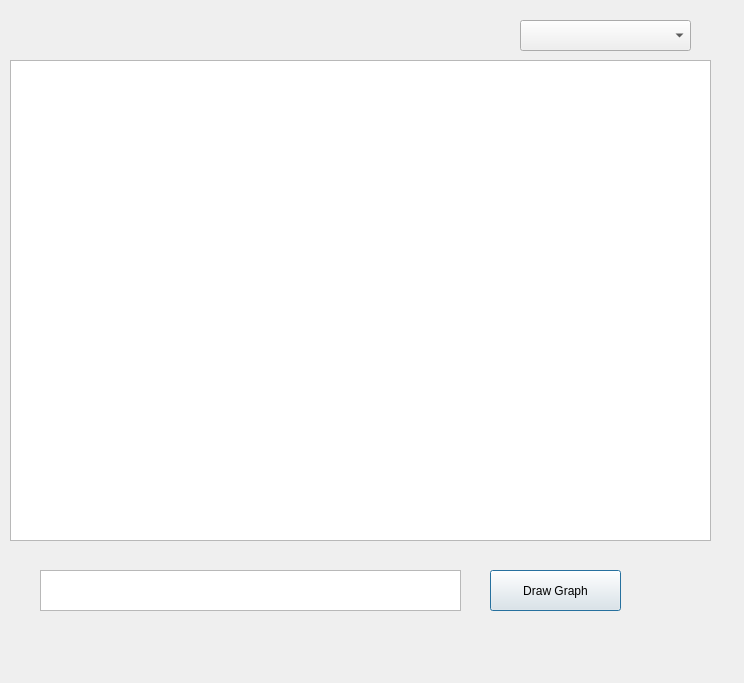
<?xml version="1.0" encoding="UTF-8"?>
<ui version="4.0">
 <class>Dialog</class>
 <widget class="QDialog" name="Dialog">
  <property name="geometry">
   <rect>
    <x>0</x>
    <y>0</y>
    <width>744</width>
    <height>683</height>
   </rect>
  </property>
  <property name="windowTitle">
   <string>Dialog</string>
  </property>
  <widget class="QComboBox" name="list_box">
   <property name="geometry">
    <rect>
     <x>520</x>
     <y>20</y>
     <width>171</width>
     <height>31</height>
    </rect>
   </property>
  </widget>
  <widget class="QTextEdit" name="cal_entry">
   <property name="geometry">
    <rect>
     <x>40</x>
     <y>570</y>
     <width>421</width>
     <height>41</height>
    </rect>
   </property>
  </widget>
  <widget class="QGraphicsView" name="viewer">
   <property name="geometry">
    <rect>
     <x>10</x>
     <y>60</y>
     <width>701</width>
     <height>481</height>
    </rect>
   </property>
  </widget>
  <widget class="QPushButton" name="draw_btn">
   <property name="geometry">
    <rect>
     <x>490</x>
     <y>570</y>
     <width>131</width>
     <height>41</height>
    </rect>
   </property>
   <property name="text">
    <string>Draw Graph</string>
   </property>
  </widget>
 </widget>
 <resources/>
 <connections/>
</ui>
